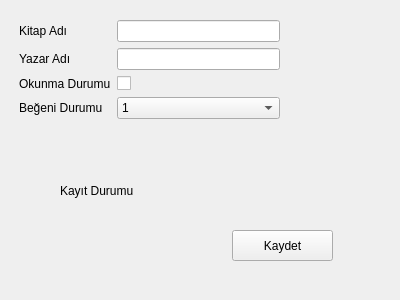
<?xml version="1.0" encoding="UTF-8"?>
<ui version="4.0">
 <class>KitapEkleForm</class>
 <widget class="QWidget" name="KitapEkleForm">
  <property name="geometry">
   <rect>
    <x>0</x>
    <y>0</y>
    <width>400</width>
    <height>300</height>
   </rect>
  </property>
  <property name="windowTitle">
   <string>Kitap_Ekle</string>
  </property>
  <widget class="QPushButton" name="kitapKayitButton">
   <property name="geometry">
    <rect>
     <x>232</x>
     <y>230</y>
     <width>101</width>
     <height>31</height>
    </rect>
   </property>
   <property name="text">
    <string>Kaydet</string>
   </property>
  </widget>
  <widget class="QWidget" name="formLayoutWidget">
   <property name="geometry">
    <rect>
     <x>19</x>
     <y>20</y>
     <width>261</width>
     <height>121</height>
    </rect>
   </property>
   <layout class="QFormLayout" name="formLayout">
    <item row="0" column="0">
     <widget class="QLabel" name="kitapAdLabel">
      <property name="text">
       <string>Kitap Adı</string>
      </property>
     </widget>
    </item>
    <item row="0" column="1">
     <widget class="QLineEdit" name="KitapLineEdit"/>
    </item>
    <item row="1" column="0">
     <widget class="QLabel" name="kitapYazariLabel">
      <property name="text">
       <string>Yazar Adı</string>
      </property>
     </widget>
    </item>
    <item row="1" column="1">
     <widget class="QLineEdit" name="kitapYazariLineEdit"/>
    </item>
    <item row="2" column="0">
     <widget class="QLabel" name="okunmaDurumuLabel">
      <property name="text">
       <string>Okunma Durumu</string>
      </property>
     </widget>
    </item>
    <item row="2" column="1">
     <widget class="QCheckBox" name="okunmaDurumuCheckBox"/>
    </item>
    <item row="3" column="0">
     <widget class="QLabel" name="beEniDurumuLabel">
      <property name="text">
       <string>Beğeni Durumu</string>
      </property>
     </widget>
    </item>
    <item row="3" column="1">
     <widget class="QComboBox" name="beEniDurumuComboBox">
      <item>
       <property name="text">
        <string>1</string>
       </property>
      </item>
      <item>
       <property name="text">
        <string>2</string>
       </property>
      </item>
      <item>
       <property name="text">
        <string>3</string>
       </property>
      </item>
      <item>
       <property name="text">
        <string>4</string>
       </property>
      </item>
      <item>
       <property name="text">
        <string>5</string>
       </property>
      </item>
     </widget>
    </item>
   </layout>
  </widget>
  <widget class="QLabel" name="kayitDurumLabel">
   <property name="geometry">
    <rect>
     <x>60</x>
     <y>175</y>
     <width>221</width>
     <height>31</height>
    </rect>
   </property>
   <property name="frameShape">
    <enum>QFrame::NoFrame</enum>
   </property>
   <property name="text">
    <string>Kayıt Durumu</string>
   </property>
  </widget>
 </widget>
 <resources/>
 <connections/>
</ui>
